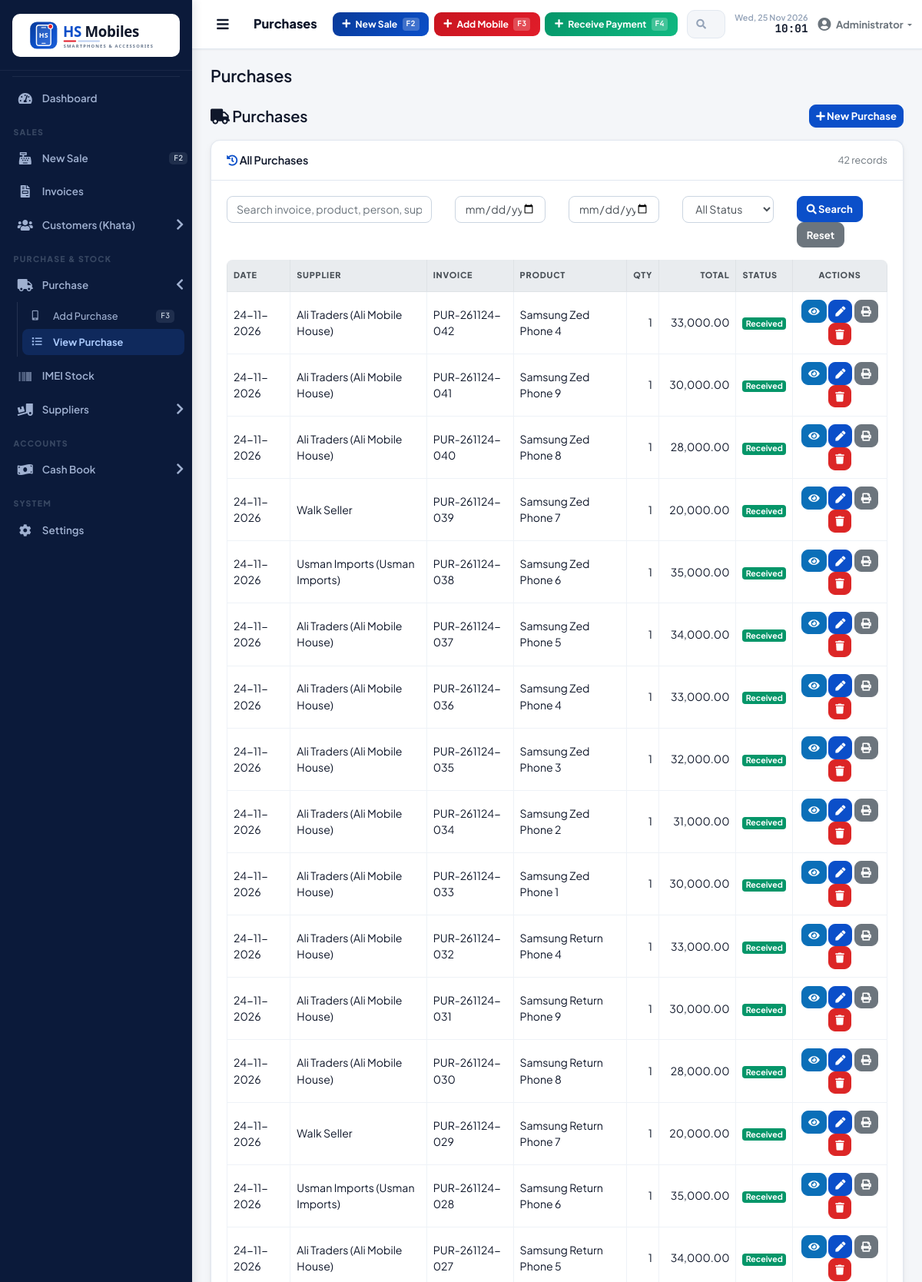
The page /modules/purchase/view_purchase.php (signed in, upper part) on the database its author committed.
### tables this page shows
CREATE TABLE `purchases` (
  `id` int(11) NOT NULL,
  `supplier_id` int(11) DEFAULT NULL,
  `person_name` varchar(100) DEFAULT NULL COMMENT 'Random person (no supplier)',
  `person_phone` varchar(20) DEFAULT NULL,
  `person_cnic` varchar(15) DEFAULT NULL,
  `person_address` varchar(255) DEFAULT NULL,
  `invoice_no` varchar(50) DEFAULT NULL,
  `purchase_date` date NOT NULL,
  `total_amount` decimal(12,2) NOT NULL DEFAULT 0.00,
  `paid_amount` decimal(12,2) DEFAULT 0.00,
  `due_amount` decimal(12,2) DEFAULT 0.00,
  `status` enum('pending','received','cancelled') DEFAULT 'pending',
  `notes` text DEFAULT NULL,
  `created_by` int(11) DEFAULT NULL,
  `created_at` date NOT NULL,
  `updated_at` date DEFAULT NULL
);

CREATE TABLE `suppliers` (
  `id` int(11) NOT NULL,
  `name` varchar(100) NOT NULL,
  `contact_person` varchar(100) DEFAULT NULL,
  `phone` varchar(20) DEFAULT NULL,
  `email` varchar(100) DEFAULT NULL,
  `address` text DEFAULT NULL,
  `city` varchar(50) DEFAULT NULL,
  `opening_balance` decimal(12,2) DEFAULT 0.00,
  `adjustment` decimal(12,2) DEFAULT 0.00 COMMENT 'Positive = we owe, Negative = supplier owes us',
  `status` tinyint(1) DEFAULT 1,
  `created_at` date NOT NULL,
  `updated_at` date DEFAULT NULL
);

### includes/functions.php (called while the page is built, shortened)
<?php
require_once __DIR__ . '/settings.php';
function formatCurrency($amount) {
    return number_format($amount, 2);
}
function formatDate($date) {
    return $date ? date('d-m-Y', strtotime($date)) : '-';
}

### modules/purchase/view_purchase.php (the view, shortened to what this page needs)
<?php
require_once '../../includes/functions.php';
$f_search = trim($_GET['search'] ?? '');
$f_from = $_GET['date_from'] ?? '';
$f_to = $_GET['date_to'] ?? '';
$where = ['1=1'];
$params = [];
$sql = "
    SELECT p.*, s.name AS supplier_name, s.contact_person AS supplier_contact,
        GROUP_CONCAT(DISTINCT pr.name SEPARATOR ', ') AS product_names,
        (SELECT COALESCE(SUM(quantity), 0) FROM purchase_items pi WHERE pi.purchase_id = p.id) AS item_count
    FROM purchases p
    LEFT JOIN suppliers s ON p.supplier_id = s.id
    LEFT JOIN purchase_items pi ON pi.purchase_id = p.id
    LEFT JOIN products pr ON pr.id = pi.product_id
    WHERE " . implode(' AND ', $where) . "
    GROUP BY p.id
    ORDER BY p.purchase_date DESC, p.id DESC
";
$stmt = $pdo->prepare($sql);
$stmt->execute($params);
$recent = $stmt->fetchAll();
require_once '../../includes/header.php';
?>
<div class="d-flex justify-content-between align-items-center mb-3">
  <h5 class="m-0 font-weight-bold" style="color:#0f172a;"><i class="fas fa-truck"></i> Purchases</h5>
  <button class="btn btn-primary btn-sm" onclick="togglePurchaseForm()">
    <i class="fas fa-plus" id="toggleBtnIcon"></i> New Purchase
  </button>
</div>
<div class="card shadow mb-4" id="purchaseHistoryCard">
  <div class="card-header py-3 d-flex justify-content-between align-items-center">
    <h6 class="m-0 font-weight-bold text-primary"><i class="fas fa-history"></i> All Purchases</h6>
    <span class="text-muted small"><?= count($recent) ?> records</span>
  </div>
  <div class="card-body">
    <form method="get" class="mb-3">
      <div class="row">
        <div class="col-md-4">
          <input type="text" name="search" class="form-control" placeholder="Search invoice, product, person, supplier..." value="<?=htmlspecialchars($f_search)?>">
        </div>
        <div class="col-md-2">
          <input type="date" name="date_from" class="form-control" value="<?=htmlspecialchars($f_from)?>" title="From date">
        </div>
        <div class="col-md-2">
          <input type="date" name="date_to" class="form-control" value="<?=htmlspecialchars($f_to)?>" title="To date">
        </div>
        <div class="col-md-2">
          <select name="status" class="form-control">
            <option value="">All Status</option>
          </select>
        </div>
        <div class="col-md-2">
          <button type="submit" class="btn btn-primary"><i class="fas fa-search"></i> Search</button>
          <a href="view_purchase.php" class="btn btn-secondary">Reset</a>
        </div>
      </div>
    </form>
    <div class="table-responsive">
      <table class="table table-bordered table-hover">
        <thead class="thead-light">
          <tr><th>Date</th><th>Supplier</th><th>Invoice</th><th>Product</th><th class="text-right">Qty</th><th class="text-right">Total</th><th>Status</th><th class="text-center">Actions</th></tr>
        </thead>
        <tbody>
          <?php if (empty($recent)): ?>
            <tr><td colspan="8" class="text-center text-muted">No purchases found</td></tr>
          <?php else: foreach ($recent as $r): ?>
            <tr>
              <td><?=formatDate($r['purchase_date'])?></td>
              <td><?php if ($r['supplier_name']): $_contact = $r['supplier_contact'] ?? ''; echo htmlspecialchars($_contact ? "$_contact ({$r['supplier_name']})" : $r['supplier_name']); elseif (!empty($r['person_name'])): echo htmlspecialchars($r['person_name']); else: echo '-'; endif; ?></td>
              <td><?=htmlspecialchars($r['invoice_no']??'-')?></td>
              <td><?=htmlspecialchars($r['product_names']??'-')?></td>
              <td class="text-right"><?=$r['item_count']?></td>
              <td class="text-right"><?=formatCurrency($r['total_amount'])?></td>
              <td><span class="badge badge-<?=$r['status']==='received'?'success':($r['status']==='cancelled'?'danger':'warning')?>"><?=ucfirst($r['status'])?></span></td>
              <td class="text-center">
                <button type="button" class="btn btn-sm btn-info" title="View" data-id="<?=$r['id']?>" onclick="viewPurchase(this)"><i class="fas fa-eye"></i></button>
                <a href="purchase_edit.php?id=<?=$r['id']?>" class="btn btn-sm btn-primary" title="Edit"><i class="fas fa-pen"></i></a>
                <a href="javascript:void(0)" onclick="window.open('purchase_print.php?id=<?=$r['id']?>','popup','width=900,height=600')" class="btn btn-sm btn-secondary" title="Print"><i class="fas fa-print"></i></a>
                <a href="view_purchase.php?delete=<?=$r['id']?>" class="btn btn-sm btn-danger" title="Delete" onclick="return confirm('Delete this purchase?')"><i class="fas fa-trash"></i></a>
              </td>
            </tr>
          <?php endforeach; endif; ?>
        </tbody>
      </table>
    </div>
  </div>
</div>
<?php require_once '../../includes/footer.php'; ?>

### assets/css/style.css (style rules this page uses)
:root { --sidebar-bg: #0b1a3a; --sidebar-hover: #142a5c; --sidebar-active: #1d5fd6; --sidebar-text: #94a3b8; --sidebar-text-hover: #ffffff; --sidebar-width: 250px; --primary: #0b4fc9; --primary-dark: #083a99; --secondary: #14b8a6; --success: #10b981; --info: #06b6d4; --warning: #f59e0b; --danger: #ef4444; --body-bg: #f1f5f9; --card-shadow: 0 1px 3px rgba(0,0,0,0.08), 0 1px 2px rgba(0,0,0,0.06); --topbar-height: 60px; }
* { margin: 0; padding: 0; box-sizing: border-box; }
body { font-family: 'Segoe UI', Tahoma, Geneva, Verdana, sans-serif; background: var(--body-bg); overflow-x: hidden; }
.card { border: none; box-shadow: var(--card-shadow); border-radius: 0.5rem; }
.card-header { background: #fff; border-bottom: 1px solid #e2e8f0; padding: 0.9rem 1.25rem; font-weight: 600; border-radius: 0.5rem 0.5rem 0 0 !important; }
.card-header h6 { font-size: 0.9rem; margin: 0; }
.text-primary { color: var(--primary) !important; }
.btn-primary { background: var(--primary); border-color: var(--primary); color: #fff; }
.btn-info { background: var(--info); border-color: var(--info); }
.btn-danger { background: var(--danger); border-color: var(--danger); }
.badge-success { background: var(--success); color: #fff; }
.table { margin-bottom: 0; }
.table th { font-size: 0.78rem; font-weight: 700; text-transform: uppercase; letter-spacing: 0.04em; color: #64748b; border-top: none; white-space: nowrap; padding: 0.75rem 0.5rem; }
.table td { vertical-align: middle; font-size: 0.88rem; padding: 0.65rem 0.5rem; }
.table-bordered th, .table-bordered td { border-color: #e2e8f0; }
.form-control, .form-select { border-radius: 0.375rem; border-color: #d1d5db; font-size: 0.9rem; }
.font-weight-bold { font-weight: 600 !important; }
.shadow { box-shadow: var(--card-shadow); }

### assets/css/pos-modern.css (style rules this page uses)
:root { --bg: #f4f6f9; --surface: #ffffff; --ink: #0f172a; --ink-2: #475569; --ink-3: #94a3b8; --line: #e2e8f0; --slate-900: #0f172a; --sidebar-bg: #0b1a3a; --sidebar-hover: #142a5c; --sidebar-active: #1d5fd6; --sidebar-text: #9fb0d0; --sidebar-text-hover: #ffffff; --sidebar-width: 250px; --primary: #0b4fc9; --primary-dark: #083a99; --primary-soft: #e8f0fd; --accent: #e11d2a; --success: #059669; --success-soft: #ecfdf5; --danger: #dc2626; --danger-soft: #fef2f2; --warning: #d97706; --warning-soft: #fffbeb; --info: #0b6fb8; --body-bg: var(--bg); --radius: 12px; --radius-sm: 8px; --shadow-sm: 0 1px 2px rgba(15, 23, 42, .06); --shadow: 0 1px 3px rgba(15, 23, 42, .08), 0 4px 12px rgba(15, 23, 42, .04); --card-shadow: var(--shadow); --topbar-height: 64px; --font-ui: 'Plus Jakarta Sans', 'Inter', 'Segoe UI', system-ui, sans-serif; --font-mono: 'JetBrains Mono', ui-monospace, 'Cascadia Mono', Consolas, monospace; }
body { font-family: var(--font-ui); background: var(--bg); color: var(--ink); font-size: .9rem; -webkit-font-smoothing: antialiased; }
h1, h2, h3, h4, h5, h6 { font-family: var(--font-ui); letter-spacing: -.01em; }
a { color: var(--primary); }
.card { border: 1px solid var(--line); border-radius: var(--radius); box-shadow: var(--shadow); background: var(--surface); }
.card.shadow, .card.shadow-sm { box-shadow: var(--shadow) !important; }
.card-header { background: transparent; border-bottom: 1px solid var(--line); border-radius: var(--radius) var(--radius) 0 0 !important; }
.card-header h6, .card-header .h6 { color: var(--ink) !important; font-weight: 800; }
.card-header h6 i { color: var(--primary); }
.table-responsive { border-radius: var(--radius-sm); max-width: 100%; }
.table { color: var(--ink); }
.table thead th { background: #f8fafc; color: var(--ink-2); font-size: .68rem; font-weight: 800; letter-spacing: .07em; text-transform: uppercase; border-top: 0; border-bottom: 1px solid var(--line); white-space: nowrap; }
.table td { vertical-align: middle; border-color: #eef2f7; }
.table-responsive { max-height: 70vh; overflow: auto; }
.table-responsive > .table > thead th { position: sticky; top: 0; z-index: 2; box-shadow: 0 1px 0 var(--line); }
.form-control, .custom-select { border-radius: var(--radius-sm); border-color: #cbd5e1; font-size: .88rem; }
.btn { border-radius: 9px; font-weight: 700; font-size: .82rem; }
.btn-primary { background: var(--primary); border-color: var(--primary); }
.btn-danger { background: var(--danger); border-color: var(--danger); }
.text-primary { color: var(--primary) !important; }
.badge-success { background: var(--success); }

### rows shown on the page
purchases: purchase_date "24-11-2026", supplier.name "Ali Traders (Ali Mobile House)", invoice_no "PUR-261124-042", product_names "Samsung Zed Phone 4", item_count "1", total_amount "33,000.00", status "Received"
purchases: purchase_date "24-11-2026", supplier.name "Ali Traders (Ali Mobile House)", invoice_no "PUR-261124-041", product_names "Samsung Zed Phone 9", item_count "1", total_amount "30,000.00", status "Received"
purchases: purchase_date "24-11-2026", supplier.name "Ali Traders (Ali Mobile House)", invoice_no "PUR-261124-040", product_names "Samsung Zed Phone 8", item_count "1", total_amount "28,000.00", status "Received"
purchases: purchase_date "24-11-2026", person_name "Walk Seller", invoice_no "PUR-261124-039", product_names "Samsung Zed Phone 7", item_count "1", total_amount "20,000.00", status "Received"
purchases: purchase_date "24-11-2026", supplier.name "Usman Imports (Usman Imports)", invoice_no "PUR-261124-038", product_names "Samsung Zed Phone 6", item_count "1", total_amount "35,000.00", status "Received"
purchases: purchase_date "24-11-2026", supplier.name "Ali Traders (Ali Mobile House)", invoice_no "PUR-261124-037", product_names "Samsung Zed Phone 5", item_count "1", total_amount "34,000.00", status "Received"
purchases: purchase_date "24-11-2026", supplier.name "Ali Traders (Ali Mobile House)", invoice_no "PUR-261124-036", product_names "Samsung Zed Phone 4", item_count "1", total_amount "33,000.00", status "Received"
purchases: purchase_date "24-11-2026", supplier.name "Ali Traders (Ali Mobile House)", invoice_no "PUR-261124-035", product_names "Samsung Zed Phone 3", item_count "1", total_amount "32,000.00", status "Received"
purchases: purchase_date "24-11-2026", supplier.name "Ali Traders (Ali Mobile House)", invoice_no "PUR-261124-034", product_names "Samsung Zed Phone 2", item_count "1", total_amount "31,000.00", status "Received"
purchases: purchase_date "24-11-2026", supplier.name "Ali Traders (Ali Mobile House)", invoice_no "PUR-261124-033", product_names "Samsung Zed Phone 1", item_count "1", total_amount "30,000.00", status "Received"
purchases: purchase_date "24-11-2026", supplier.name "Ali Traders (Ali Mobile House)", invoice_no "PUR-261124-032", product_names "Samsung Return Phone 4", item_count "1", total_amount "33,000.00", status "Received"
purchases: purchase_date "24-11-2026", supplier.name "Ali Traders (Ali Mobile House)", invoice_no "PUR-261124-031", product_names "Samsung Return Phone 9", item_count "1", total_amount "30,000.00", status "Received"
purchases: purchase_date "24-11-2026", supplier.name "Ali Traders (Ali Mobile House)", invoice_no "PUR-261124-030", product_names "Samsung Return Phone 8", item_count "1", total_amount "28,000.00", status "Received"
purchases: purchase_date "24-11-2026", person_name "Walk Seller", invoice_no "PUR-261124-029", product_names "Samsung Return Phone 7", item_count "1", total_amount "20,000.00", status "Received"
purchases: purchase_date "24-11-2026", supplier.name "Usman Imports (Usman Imports)", invoice_no "PUR-261124-028", product_names "Samsung Return Phone 6", item_count "1", total_amount "35,000.00", status "Received"
purchases: purchase_date "24-11-2026", supplier.name "Ali Traders (Ali Mobile House)", invoice_no "PUR-261124-027", product_names "Samsung Return Phone 5", item_count "1", total_amount "34,000.00", status "Received"

### other values the page prints
$page_title "Purchases"
$_SESSION['user_name'] "Administrator"
count($recent) "42"
